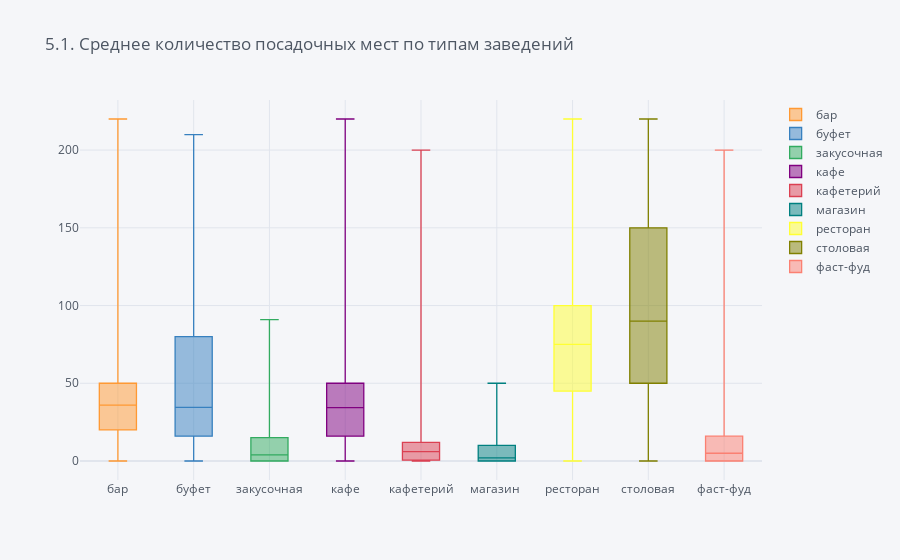

Notebook source saved alongside this figure:
### Markdown cell above
Посмотрим график "коробки с усами" чтобы взглянуть и сравнить медианные значения

### Code cell
rest.pivot_table(  index = 'name'
                 , columns = 'type'
                 , values = 'seats').iplot(kind='box',
                                           title='5.1. Cреднее количество посадочных мест по типам заведений')

### Figure 1 — Plotly figure (JSON) as saved in the notebook; plotly's stock layout.template omitted (floating-point values rounded to 4 significant figures; data arrays with more than 128 entries replaced by an {"elided": "..."} marker saying what was removed)
{"data": [{"boxpoints": false, "line": {"width": 1.3}, "marker": {"color": "rgba(255, 153, 51, 1.0)"}, "name": "бар", "orientation": "v", "type": "box", "y": {"elided": "9319 float values"}}, {"boxpoints": false, "line": {"width": 1.3}, "marker": {"color": "rgba(55, 128, 191, 1.0)"}, "name": "буфет", "orientation": "v", "type": "box", "y": {"elided": "9319 float values"}}, {"boxpoints": false, "line": {"width": 1.3}, "marker": {"color": "rgba(50, 171, 96, 1.0)"}, "name": "закусочная", "orientation": "v", "type": "box", "y": {"elided": "9319 float values"}}, {"boxpoints": false, "line": {"width": 1.3}, "marker": {"color": "rgba(128, 0, 128, 1.0)"}, "name": "кафе", "orientation": "v", "type": "box", "y": {"elided": "9319 float values"}}, {"boxpoints": false, "line": {"width": 1.3}, "marker": {"color": "rgba(219, 64, 82, 1.0)"}, "name": "кафетерий", "orientation": "v", "type": "box", "y": {"elided": "9319 float values"}}, {"boxpoints": false, "line": {"width": 1.3}, "marker": {"color": "rgba(0, 128, 128, 1.0)"}, "name": "магазин ", "orientation": "v", "type": "box", "y": {"elided": "9319 float values"}}, {"boxpoints": false, "line": {"width": 1.3}, "marker": {"color": "rgba(255, 255, 51, 1.0)"}, "name": "ресторан", "orientation": "v", "type": "box", "y": {"elided": "9319 float values"}}, {"boxpoints": false, "line": {"width": 1.3}, "marker": {"color": "rgba(128, 128, 0, 1.0)"}, "name": "столовая", "orientation": "v", "type": "box", "y": {"elided": "9319 float values"}}, {"boxpoints": false, "line": {"width": 1.3}, "marker": {"color": "rgba(251, 128, 114, 1.0)"}, "name": "фаст-фуд", "orientation": "v", "type": "box", "y": {"elided": "9319 float values"}}], "layout": {"legend": {"bgcolor": "#F5F6F9", "font": {"color": "#4D5663"}}, "paper_bgcolor": "#F5F6F9", "plot_bgcolor": "#F5F6F9", "title": {"font": {"color": "#4D5663"}, "text": "5.1. Cреднее количество посадочных мест по типам заведений"}, "xaxis": {"gridcolor": "#E1E5ED", "showgrid": true, "tickfont": {"color": "#4D5663"}, "title": {"font": {"color": "#4D5663"}, "text": ""}, "zerolinecolor": "#E1E5ED"}, "yaxis": {"gridcolor": "#E1E5ED", "showgrid": true, "tickfont": {"color": "#4D5663"}, "title": {"font": {"color": "#4D5663"}, "text": ""}, "zerolinecolor": "#E1E5ED"}}}
